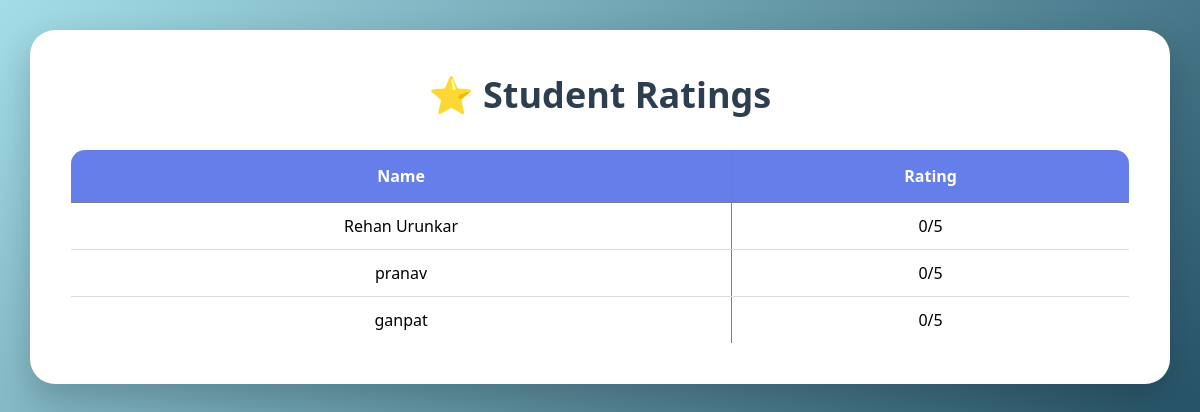
The page /view_rating on the database as committed earlier.
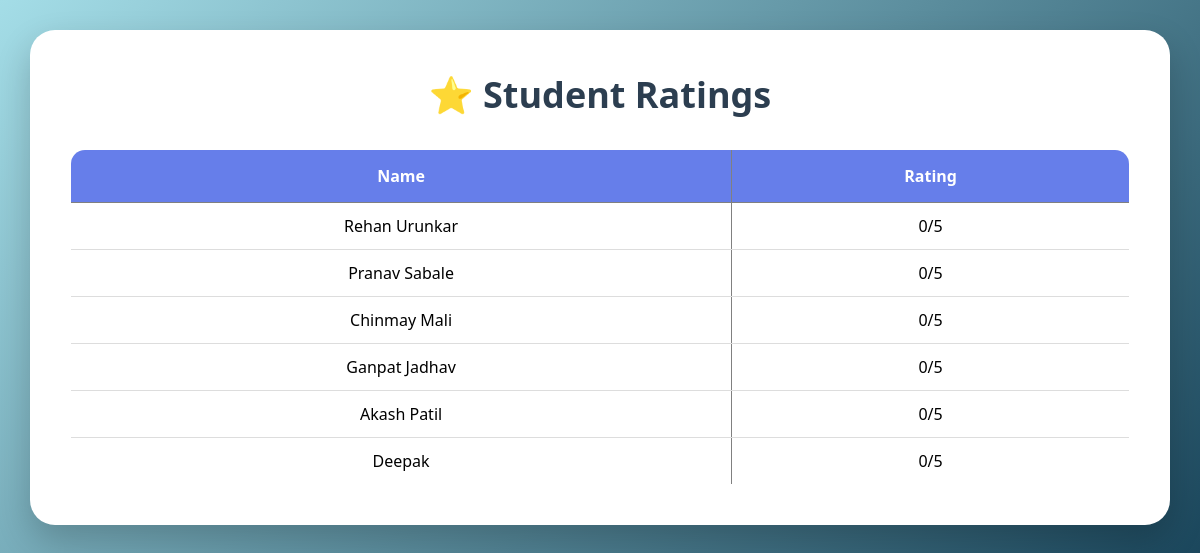
The same page on the database as committed later.
### tables this page shows
CREATE TABLE students(
    id INTEGER PRIMARY KEY AUTOINCREMENT,
    name TEXT,
    email TEXT,
    department TEXT,
    attendance INTEGER DEFAULT 0,
    tasks_completed INTEGER DEFAULT 0,
    rating INTEGER DEFAULT 0
);

### app.py (the view)
@app.route('/view_rating')
def view_rating():
    conn = sqlite3.connect("internship.db")
    cursor = conn.cursor()
    cursor.execute("SELECT * FROM students")
    data = cursor.fetchall()
    conn.close()
    return render_template(
        "view_rating.html",
        students=data
    )

### templates/view_rating.html (shortened to what this page needs)
<!DOCTYPE html>
<html>
<head>
    <link rel="stylesheet"
    href="{{ url_for('static', filename='style.css') }}">
</head>
<body>
<div class="container">
<h1>⭐ Student Ratings</h1>
<table border="1" width="100%">
<tr>
<th>Name</th>
<th>Rating</th>
</tr>
{% for s in students %}
<tr>
<td>{{ s[1] }}</td>
<td>{{ s[6] }}/5</td>
</tr>
{% endfor %}
</table>
</div>
</body>
</html>

Rows that differ between the two databases and show on the page:
removed students: name "pranav", rating "0"
removed students: name "ganpat", rating "0"
added students: name "Pranav Sabale", rating "0"
added students: name "Chinmay Mali", rating "0"
added students: name "Ganpat Jadhav", rating "0"
added students: name "Akash Patil", rating "0"
added students: name "Deepak", rating "0"
